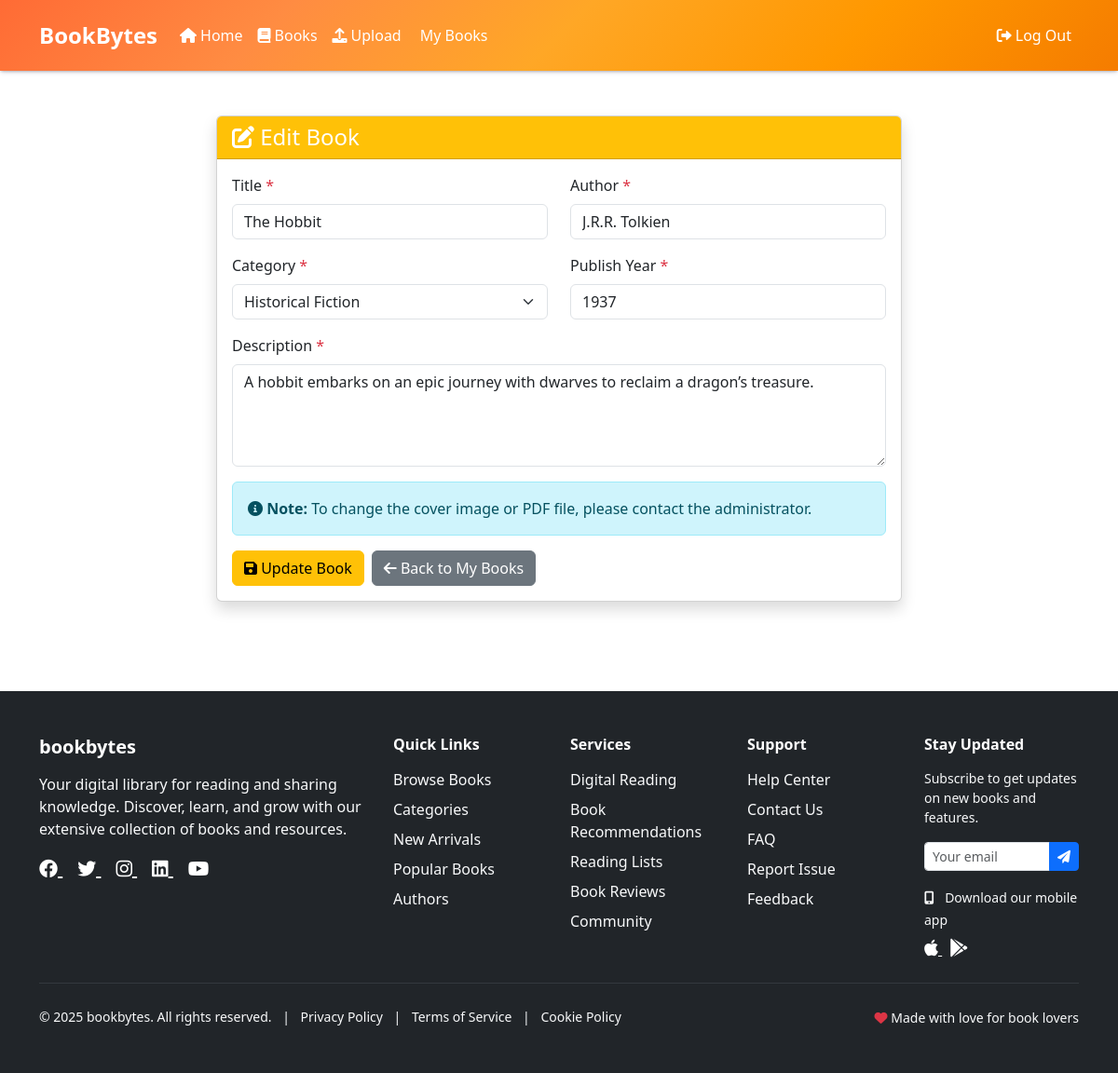
Page /edit-book.php?id=4 (signed in) on the committed database.
### tables this page shows
CREATE TABLE `books` (
  `id` int(11) NOT NULL,
  `title` varchar(200) NOT NULL,
  `author` varchar(100) DEFAULT NULL,
  `category_id` int(11) DEFAULT NULL,
  `publish_year` int(11) DEFAULT NULL,
  `description` text DEFAULT NULL,
  `cover_image` varchar(500) DEFAULT NULL,
  `pdf_file` varchar(500) DEFAULT NULL,
  `user_id` int(11) DEFAULT NULL,
  `status` enum('pending','approved','rejected') DEFAULT 'pending',
  `created_at` timestamp NOT NULL DEFAULT current_timestamp()
);

CREATE TABLE `categories` (
  `id` int(11) NOT NULL,
  `name` varchar(50) NOT NULL,
  `created_at` timestamp NOT NULL DEFAULT current_timestamp()
);

CREATE TABLE `settings` (
  `id` int(11) NOT NULL,
  `site_name` varchar(100) DEFAULT 'MYBOOK',
  `site_logo` varchar(255) DEFAULT NULL,
  `updated_at` timestamp NOT NULL DEFAULT current_timestamp() ON UPDATE current_timestamp()
);

### edit-book.php (the view, shortened to what this page needs)
<?php
include 'config/database.php';
$book_id = $_GET['id'] ?? 0;
$book_query = "SELECT * FROM books WHERE id = ? AND user_id = ?";
$stmt = mysqli_prepare($conn, $book_query);
mysqli_stmt_bind_param($stmt, "ii", $book_id, $_SESSION['user_id']);
mysqli_stmt_execute($stmt);
$result = mysqli_stmt_get_result($stmt);
$book = mysqli_fetch_assoc($result);
$categories_query = "SELECT * FROM categories ORDER BY name";
$categories_result = mysqli_query($conn, $categories_query);
include 'includes/header.php';
?>
<div class="container py-5">
    <div class="row justify-content-center">
        <div class="col-md-8">
            <div class="card shadow">
                <div class="card-header bg-warning text-white">
                    <h4 class="mb-0"><i class="fas fa-edit"></i> Edit Book</h4>
                </div>
                <div class="card-body">
                    <form method="POST">
                        <div class="row">
                            <div class="col-md-6 mb-3">
                                <label for="title" class="form-label">Title <span class="text-danger">*</span></label>
                                <input type="text" class="form-control" id="title" name="title"
                                       value="<?php echo htmlspecialchars($book['title']); ?>" required>
                            </div>
                            <div class="col-md-6 mb-3">
                                <label for="author" class="form-label">Author <span class="text-danger">*</span></label>
                                <input type="text" class="form-control" id="author" name="author"
                                       value="<?php echo htmlspecialchars($book['author']); ?>" required>
                            </div>
                        </div>
                        <div class="row">
                            <div class="col-md-6 mb-3">
                                <label for="category_id" class="form-label">Category <span class="text-danger">*</span></label>
                                <select class="form-select" id="category_id" name="category_id" required>
                                    <?php while ($category = mysqli_fetch_assoc($categories_result)): ?>
                                        <option value="<?php echo $category['id']; ?>"
                                                <?php echo $category['id'] == $book['category_id'] ? 'selected' : ''; ?>>
                                            <?php echo htmlspecialchars($category['name']); ?>
                                        </option>
                                    <?php endwhile; ?>
                                </select>
                            </div>
                            <div class="col-md-6 mb-3">
                                <label for="publish_year" class="form-label">Publish Year <span class="text-danger">*</span></label>
                                <input type="number" class="form-control" id="publish_year" name="publish_year"
                                       min="1000" max="<?php echo date('Y'); ?>"
                                       value="<?php echo $book['publish_year']; ?>" required>
                            </div>
                        </div>
                        <div class="mb-3">
                            <label for="description" class="form-label">Description <span class="text-danger">*</span></label>
                            <textarea class="form-control" id="description" name="description" rows="4" required><?php echo htmlspecialchars($book['description']); ?></textarea>
                        </div>
                        <div class="alert alert-info">
                            <i class="fas fa-info-circle"></i>
                            <strong>Note:</strong> To change the cover image or PDF file, please contact the administrator.
                        </div>
                        <div class="d-flex gap-2">
                            <button type="submit" class="btn btn-warning">
                                <i class="fas fa-save"></i> Update Book
                            </button>
                            <a href="mybooks.php" class="btn btn-secondary">
                                <i class="fas fa-arrow-left"></i> Back to My Books
                            </a>
                        </div>
                    </form>
                </div>
            </div>
        </div>
    </div>
</div>
<?php include 'includes/footer.php'; ?>

### includes/footer.php (shortened to what this page needs)
<footer class="bg-dark text-white py-5 mt-5">
    <div class="container">
        <div class="row g-4">
            <div class="col-lg-4 col-md-6">
                <h5 class="fw-bold mb-3"><?php echo $site_name; ?></h5>
                <p class="text-light mb-3">Your digital library for reading and sharing knowledge. Discover, learn, and grow with our extensive collection of books and resources.</p>
                <div class="social-links">
                    <a href="#" class="text-white me-3 fs-5" title="Facebook">
                        <i class="fab fa-facebook"></i>
                    </a>
                    <a href="#" class="text-white me-3 fs-5" title="Twitter">
                        <i class="fab fa-twitter"></i>
                    </a>
                    <a href="#" class="text-white me-3 fs-5" title="Instagram">
                        <i class="fab fa-instagram"></i>
                    </a>
                    <a href="#" class="text-white me-3 fs-5" title="LinkedIn">
                        <i class="fab fa-linkedin"></i>
                    </a>
                    <a href="#" class="text-white fs-5" title="YouTube">
                        <i class="fab fa-youtube"></i>
                    </a>
                </div>
            </div>
            <div class="col-lg-2 col-md-6">
                <h6 class="fw-bold mb-3">Quick Links</h6>
                <ul class="list-unstyled">
                    <li class="mb-2"><a href="#" class="text-light text-decoration-none">Browse Books</a></li>
                    <li class="mb-2"><a href="#" class="text-light text-decoration-none">Categories</a></li>
                    <li class="mb-2"><a href="#" class="text-light text-decoration-none">New Arrivals</a></li>
                    <li class="mb-2"><a href="#" class="text-light text-decoration-none">Popular Books</a></li>
                    <li class="mb-2"><a href="#" class="text-light text-decoration-none">Authors</a></li>
                </ul>
            </div>
            <div class="col-lg-2 col-md-6">
                <h6 class="fw-bold mb-3">Services</h6>
                <ul class="list-unstyled">
                    <li class="mb-2"><a href="#" class="text-light text-decoration-none">Digital Reading</a></li>
                    <li class="mb-2"><a href="#" class="text-light text-decoration-none">Book Recommendations</a></li>
                    <li class="mb-2"><a href="#" class="text-light text-decoration-none">Reading Lists</a></li>
                    <li class="mb-2"><a href="#" class="text-light text-decoration-none">Book Reviews</a></li>
                    <li class="mb-2"><a href="#" class="text-light text-decoration-none">Community</a></li>
                </ul>
            </div>
            <div class="col-lg-2 col-md-6">
                <h6 class="fw-bold mb-3">Support</h6>
                <ul class="list-unstyled">
                    <li class="mb-2"><a href="#" class="text-light text-decoration-none">Help Center</a></li>
                    <li class="mb-2"><a href="#" class="text-light text-decoration-none">Contact Us</a></li>
                    <li class="mb-2"><a href="#" class="text-light text-decoration-none">FAQ</a></li>
                    <li class="mb-2"><a href="#" class="text-light text-decoration-none">Report Issue</a></li>
                    <li class="mb-2"><a href="#" class="text-light text-decoration-none">Feedback</a></li>
                </ul>
            </div>
            <div class="col-lg-2 col-md-12">
                <h6 class="fw-bold mb-3">Stay Updated</h6>
                <p class="text-light small mb-3">Subscribe to get updates on new books and features.</p>
                <form class="newsletter-form">
                    <div class="input-group mb-2">
                        <input type="email" class="form-control form-control-sm" placeholder="Your email" required>
                        <button class="btn btn-primary btn-sm" type="submit">
                            <i class="fas fa-paper-plane"></i>
                        </button>
                    </div>
                </form>
                <div class="mt-3">
                    <small class="text-light">
                        <i class="fas fa-mobile-alt me-2"></i>
                        Download our mobile app
                    </small>
                    <div class="mt-2">
                        <a href="#" class="text-white me-2" title="Download on App Store">
                            <i class="fab fa-apple fs-5"></i>
                        </a>
                        <a href="#" class="text-white" title="Get it on Google Play">
                            <i class="fab fa-google-play fs-5"></i>
                        </a>
                    </div>
                </div>
            </div>
        </div>
        <hr class="my-4 border-secondary">
        <div class="row align-items-center">
            <div class="col-md-8">
                <p class="mb-0 small text-light">
                    &copy; 2025 <?php echo $site_name; ?>. All rights reserved.
                    <span class="mx-2">|</span>
                    <a href="#" class="text-light text-decoration-none">Privacy Policy</a>
                    <span class="mx-2">|</span>
                    <a href="#" class="text-light text-decoration-none">Terms of Service</a>
                    <span class="mx-2">|</span>
                    <a href="#" class="text-light text-decoration-none">Cookie Policy</a>
                </p>
            </div>
            <div class="col-md-4 text-md-end mt-2 mt-md-0">
                <small class="text-light">
                    <i class="fas fa-heart text-danger"></i>
                    Made with love for book lovers
                </small>
            </div>
        </div>
    </div>
</footer>
</body>
</html>

### includes/header.php (style rules this page uses)
body { padding-top: 76px; }

### includes/footer.php (style rules this page uses)
.newsletter-form .btn { border-top-left-radius: 0; border-bottom-left-radius: 0; }

### rows in the picture
books: title "The Hobbit", author "J.R.R. Tolkien", category_id "Historical Fiction", publish_year "1937", description "A hobbit embarks on an epic journey with dwarves to reclaim a dragon’s treasure."
settings: site_name "bookbytes"
